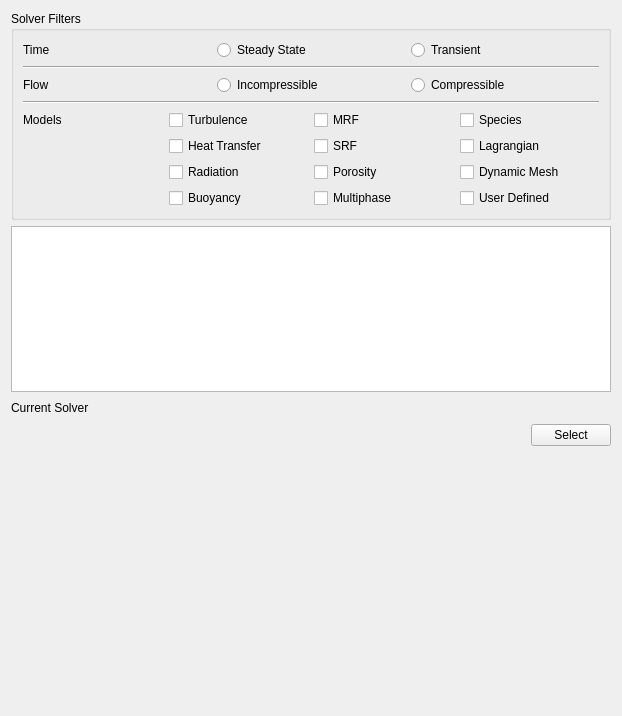
<?xml version="1.0" encoding="UTF-8"?>
<ui version="4.0">
 <class>SetupWidget</class>
 <widget class="QWidget" name="SetupWidget">
  <property name="geometry">
   <rect>
    <x>0</x>
    <y>0</y>
    <width>622</width>
    <height>716</height>
   </rect>
  </property>
  <property name="windowTitle">
   <string>Form</string>
  </property>
  <layout class="QGridLayout" name="gridLayout_7">
   <item row="2" column="0">
    <spacer name="verticalSpacer">
     <property name="orientation">
      <enum>Qt::Vertical</enum>
     </property>
     <property name="sizeHint" stdset="0">
      <size>
       <width>20</width>
       <height>284</height>
      </size>
     </property>
    </spacer>
   </item>
   <item row="1" column="0">
    <layout class="QGridLayout" name="gridLayout_2">
     <item row="0" column="0" colspan="2">
      <layout class="QGridLayout" name="gridLayout">
       <item row="0" column="0" colspan="3">
        <widget class="QTableWidget" name="tableWidget"/>
       </item>
       <item row="1" column="0">
        <widget class="QLabel" name="label_CurrentSolverTitle">
         <property name="text">
          <string>Current Solver</string>
         </property>
        </widget>
       </item>
       <item row="1" column="1">
        <spacer name="horizontalSpacer">
         <property name="orientation">
          <enum>Qt::Horizontal</enum>
         </property>
         <property name="sizeHint" stdset="0">
          <size>
           <width>40</width>
           <height>20</height>
          </size>
         </property>
        </spacer>
       </item>
       <item row="1" column="2">
        <widget class="QLabel" name="label_CurrentSolver">
         <property name="text">
          <string/>
         </property>
        </widget>
       </item>
      </layout>
     </item>
     <item row="1" column="0">
      <spacer name="horizontalSpacer_2">
       <property name="orientation">
        <enum>Qt::Horizontal</enum>
       </property>
       <property name="sizeHint" stdset="0">
        <size>
         <width>168</width>
         <height>20</height>
        </size>
       </property>
      </spacer>
     </item>
     <item row="1" column="1">
      <widget class="QPushButton" name="pushButton_Select">
       <property name="text">
        <string>Select</string>
       </property>
      </widget>
     </item>
    </layout>
   </item>
   <item row="0" column="0">
    <widget class="QGroupBox" name="groupBox_SolverFilters">
     <property name="title">
      <string>Solver Filters</string>
     </property>
     <layout class="QGridLayout" name="gridLayout_6">
      <item row="0" column="0">
       <layout class="QGridLayout" name="gridLayout_4">
        <item row="0" column="0">
         <widget class="QLabel" name="label">
          <property name="text">
           <string>Time</string>
          </property>
         </widget>
        </item>
        <item row="0" column="1">
         <widget class="QRadioButton" name="radioButton_SteadyState">
          <property name="text">
           <string>Steady State</string>
          </property>
         </widget>
        </item>
        <item row="0" column="2">
         <widget class="QRadioButton" name="radioButton_Transient">
          <property name="text">
           <string>Transient</string>
          </property>
         </widget>
        </item>
       </layout>
      </item>
      <item row="1" column="0">
       <layout class="QGridLayout" name="gridLayout_5">
        <item row="1" column="2">
         <widget class="QRadioButton" name="radioButton_Compressible">
          <property name="text">
           <string>Compressible</string>
          </property>
         </widget>
        </item>
        <item row="1" column="1">
         <widget class="QRadioButton" name="radioButton_Incompressible">
          <property name="text">
           <string>Incompressible</string>
          </property>
         </widget>
        </item>
        <item row="1" column="0">
         <widget class="QLabel" name="label_2">
          <property name="text">
           <string>Flow</string>
          </property>
         </widget>
        </item>
        <item row="0" column="0" colspan="3">
         <widget class="Line" name="line">
          <property name="orientation">
           <enum>Qt::Horizontal</enum>
          </property>
         </widget>
        </item>
       </layout>
      </item>
      <item row="2" column="0">
       <layout class="QGridLayout" name="gridLayout_3">
        <item row="4" column="3">
         <widget class="QCheckBox" name="checkBox_UserDefined">
          <property name="text">
           <string>User Defined</string>
          </property>
         </widget>
        </item>
        <item row="2" column="2">
         <widget class="QCheckBox" name="checkBox_SRF">
          <property name="text">
           <string>SRF</string>
          </property>
         </widget>
        </item>
        <item row="3" column="1">
         <widget class="QCheckBox" name="checkBox_Radiation">
          <property name="text">
           <string>Radiation</string>
          </property>
         </widget>
        </item>
        <item row="2" column="3">
         <widget class="QCheckBox" name="checkBox_Lagrangian">
          <property name="text">
           <string>Lagrangian</string>
          </property>
         </widget>
        </item>
        <item row="3" column="3">
         <widget class="QCheckBox" name="checkBox_DynamicMesh">
          <property name="text">
           <string>Dynamic Mesh</string>
          </property>
         </widget>
        </item>
        <item row="2" column="1">
         <widget class="QCheckBox" name="checkBox_HeatTransfer">
          <property name="text">
           <string>Heat Transfer</string>
          </property>
         </widget>
        </item>
        <item row="1" column="1">
         <widget class="QCheckBox" name="checkBox_Turbulence">
          <property name="text">
           <string>Turbulence</string>
          </property>
         </widget>
        </item>
        <item row="1" column="0">
         <widget class="QLabel" name="label_3">
          <property name="text">
           <string>Models</string>
          </property>
         </widget>
        </item>
        <item row="3" column="2">
         <widget class="QCheckBox" name="checkBox_Porosity">
          <property name="text">
           <string>Porosity</string>
          </property>
         </widget>
        </item>
        <item row="1" column="2">
         <widget class="QCheckBox" name="checkBox_MRF">
          <property name="text">
           <string>MRF</string>
          </property>
         </widget>
        </item>
        <item row="1" column="3">
         <widget class="QCheckBox" name="checkBox_Species">
          <property name="text">
           <string>Species</string>
          </property>
         </widget>
        </item>
        <item row="4" column="1">
         <widget class="QCheckBox" name="checkBox_Buoyancy">
          <property name="text">
           <string>Buoyancy</string>
          </property>
         </widget>
        </item>
        <item row="4" column="2">
         <widget class="QCheckBox" name="checkBox_Multiphase">
          <property name="text">
           <string>Multiphase</string>
          </property>
         </widget>
        </item>
        <item row="0" column="0" colspan="4">
         <widget class="Line" name="line_2">
          <property name="orientation">
           <enum>Qt::Horizontal</enum>
          </property>
         </widget>
        </item>
       </layout>
      </item>
     </layout>
    </widget>
   </item>
  </layout>
 </widget>
 <resources/>
 <connections/>
</ui>
